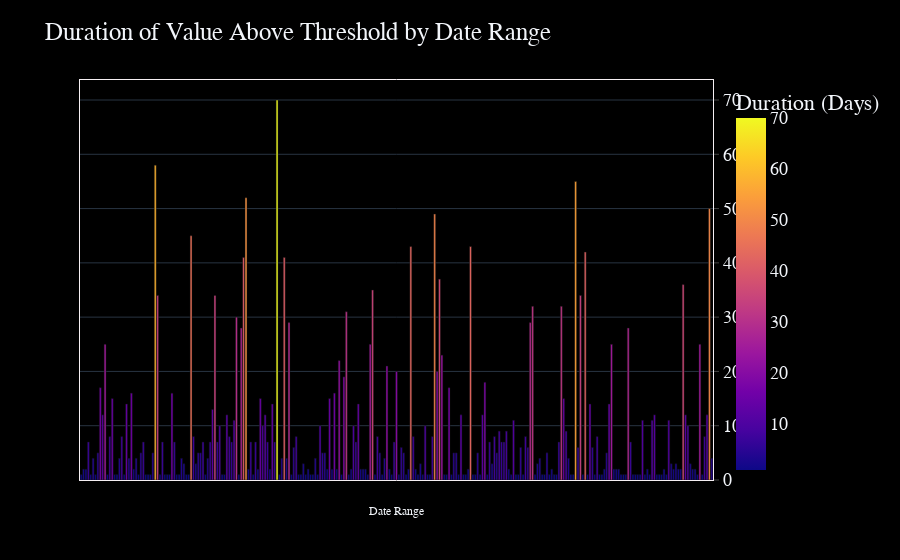

Notebook cell for this chart:
### Code cell
# Create a new column for x-axis labels showing min and max date
durations['label'] = durations.apply(lambda x: f"{x['min'].strftime('%Y-%m-%d')} to {x['max'].strftime('%Y-%m-%d')}", axis=1)


# Plot with Plotly
fig = px.bar(
    durations,
    x='label',
    y='duration_days',
    labels={'label': 'Date Range', 'duration_days': 'Duration (Days)'},
    color='duration_days'
)

# Customize layout
fig.update_layout(
    title='Duration of Value Above Threshold by Date Range',
    xaxis_title='',  # No x-axis title (to place it below the chart)
    yaxis_title='',  # Remove y-axis label
    xaxis=dict(
        tickmode='array',
        tickvals=[],
        showticklabels=False  # Hide x-axis tick labels
    ),
    yaxis=dict(
        title=''  # Remove y-axis label
    ),
    # Place x-axis label below the chart
    margin=dict(t=80),  # Increase top margin to make space for x-axis label
    annotations=[
        dict(
            xref='paper',
            yref='paper',
            x=0.5,
            y=-0.1,  # Adjust this value to position the x-axis label below the chart
            text='Date Range',  # X-axis label
            showarrow=False,
            font=dict(size=12)  # Adjust font size if needed
        )
    ]
)

# Show the plot
fig.show()

### Figure 1 — Plotly figure (JSON) as saved in the notebook; plotly's stock layout.template omitted (floating-point values rounded to 4 significant figures; data arrays with more than 128 entries replaced by an {"elided": "..."} marker saying what was removed)
{"data": [{"alignmentgroup": "True", "hovertemplate": "Date Range=%{x}<br>Duration (Days)=%{marker.color}<extra></extra>", "legendgroup": "", "marker": {"color": {"elided": "265 int values"}, "coloraxis": "coloraxis", "pattern": {"shape": ""}}, "name": "", "offsetgroup": "", "orientation": "v", "showlegend": false, "textposition": "auto", "type": "bar", "x": {"elided": "265 str values"}, "xaxis": "x", "y": {"elided": "265 int values"}, "yaxis": "y"}], "layout": {"annotations": [{"font": {"size": 12}, "showarrow": false, "text": "Date Range", "x": 0.5, "xref": "paper", "y": -0.1, "yref": "paper"}], "barmode": "relative", "coloraxis": {"colorbar": {"title": {"text": "Duration (Days)"}}, "colorscale": [[0, "#0d0887"], [0.1111, "#46039f"], [0.2222, "#7201a8"], [0.3333, "#9c179e"], [0.4444, "#bd3786"], [0.5556, "#d8576b"], [0.6667, "#ed7953"], [0.7778, "#fb9f3a"], [0.8889, "#fdca26"], [1, "#f0f921"]]}, "legend": {"tracegroupgap": 0}, "margin": {"t": 80}, "title": {"text": "Duration of Value Above Threshold by Date Range"}, "xaxis": {"anchor": "y", "domain": [0, 1], "showticklabels": false, "tickmode": "array", "tickvals": [], "title": {"text": ""}}, "yaxis": {"anchor": "x", "domain": [0, 1], "title": {"text": ""}}}}
